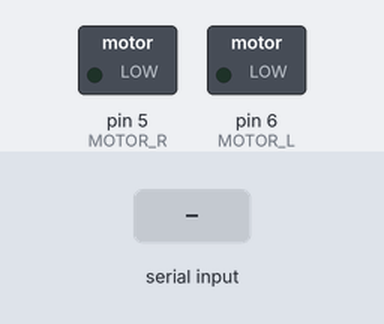
Recording of a sketch running on a simulated Arduino Uno, built with avr-gcc and run on an emulated ATmega328P. Parts: switched loads named in the sketch (green lamp = pin HIGH). Inputs (shaded band) come from the test bench.

Above: at 1.2 s.
1.3 s: "H" received over Serial
At 2.1 s:
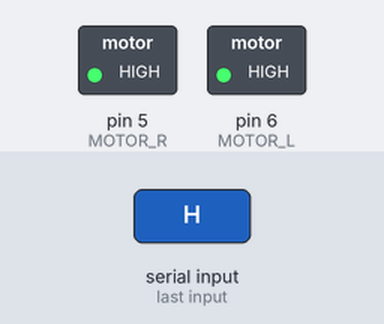
2.8 s: "L" received over Serial
At 3.3 s:
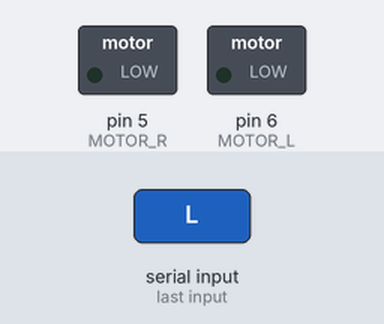
Timing chart, 0 to 5.8 s (numbered marks = the images above; inputs shaded):
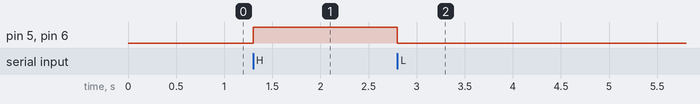

Measured:
- after the input at 1.3 s, pin 5 (MOTOR_R), pin 6 (MOTOR_L): LOW → HIGH at once
- after the input at 2.8 s, pin 5 (MOTOR_R), pin 6 (MOTOR_L): HIGH → LOW at once

The sketch:

teste_motores_serial.ino
```cpp
#define MOTOR_L 6
#define MOTOR_R 5

void setup() {
	pinMode(MOTOR_L, OUTPUT);
	pinMode(MOTOR_R, OUTPUT);
	digitalWrite(MOTOR_L, LOW);
	digitalWrite(MOTOR_R, LOW);

	Serial.begin(9600);
}

void loop() {
	if(Serial.available() > 0) {
		int incomingByte = Serial.read();
		if(incomingByte == 'H') {
			digitalWrite(MOTOR_L, HIGH);
			digitalWrite(MOTOR_R, HIGH);
		}
		else if(incomingByte == 'L') {
			digitalWrite(MOTOR_L, LOW);
			digitalWrite(MOTOR_R, LOW);
		}
	}
}
```
